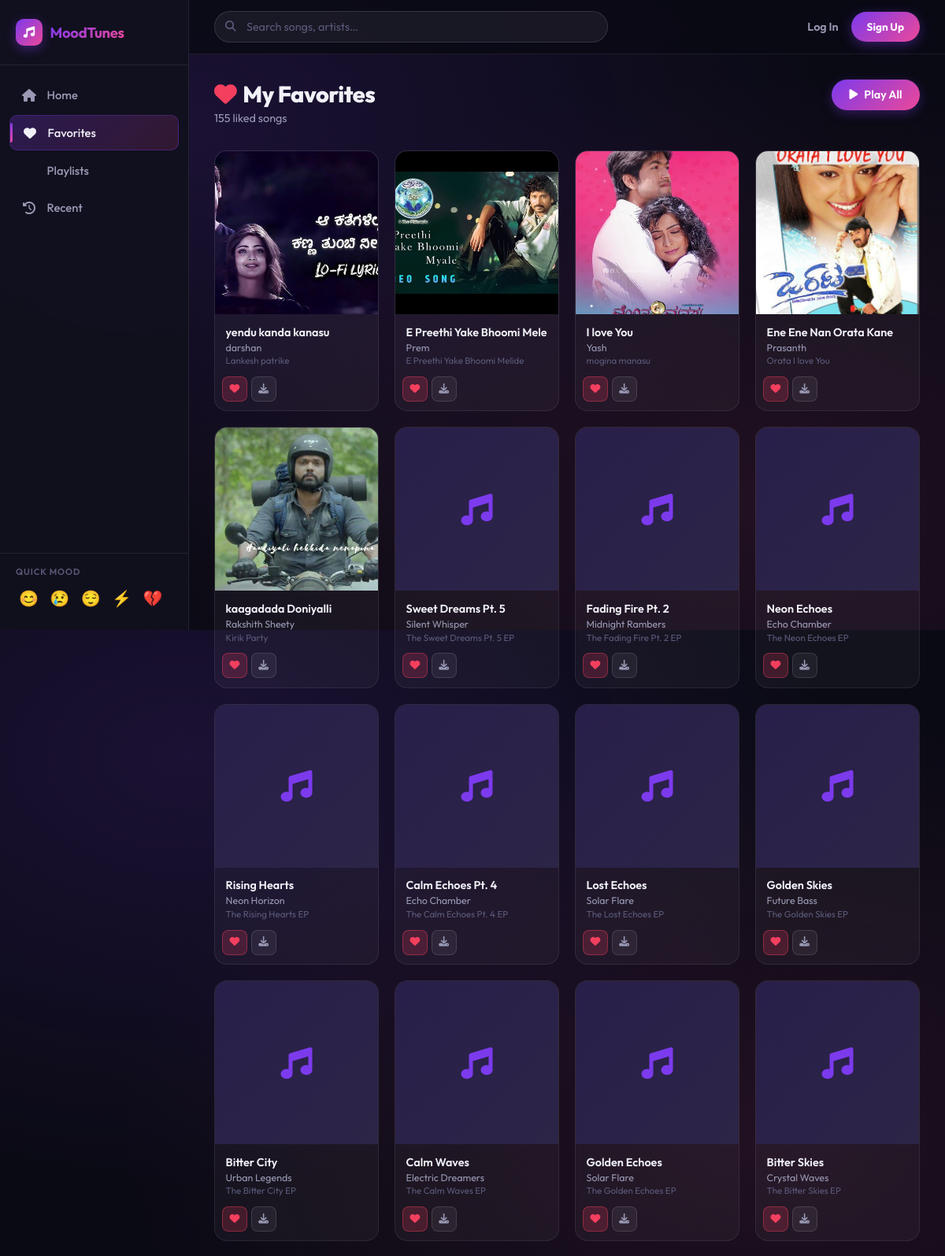
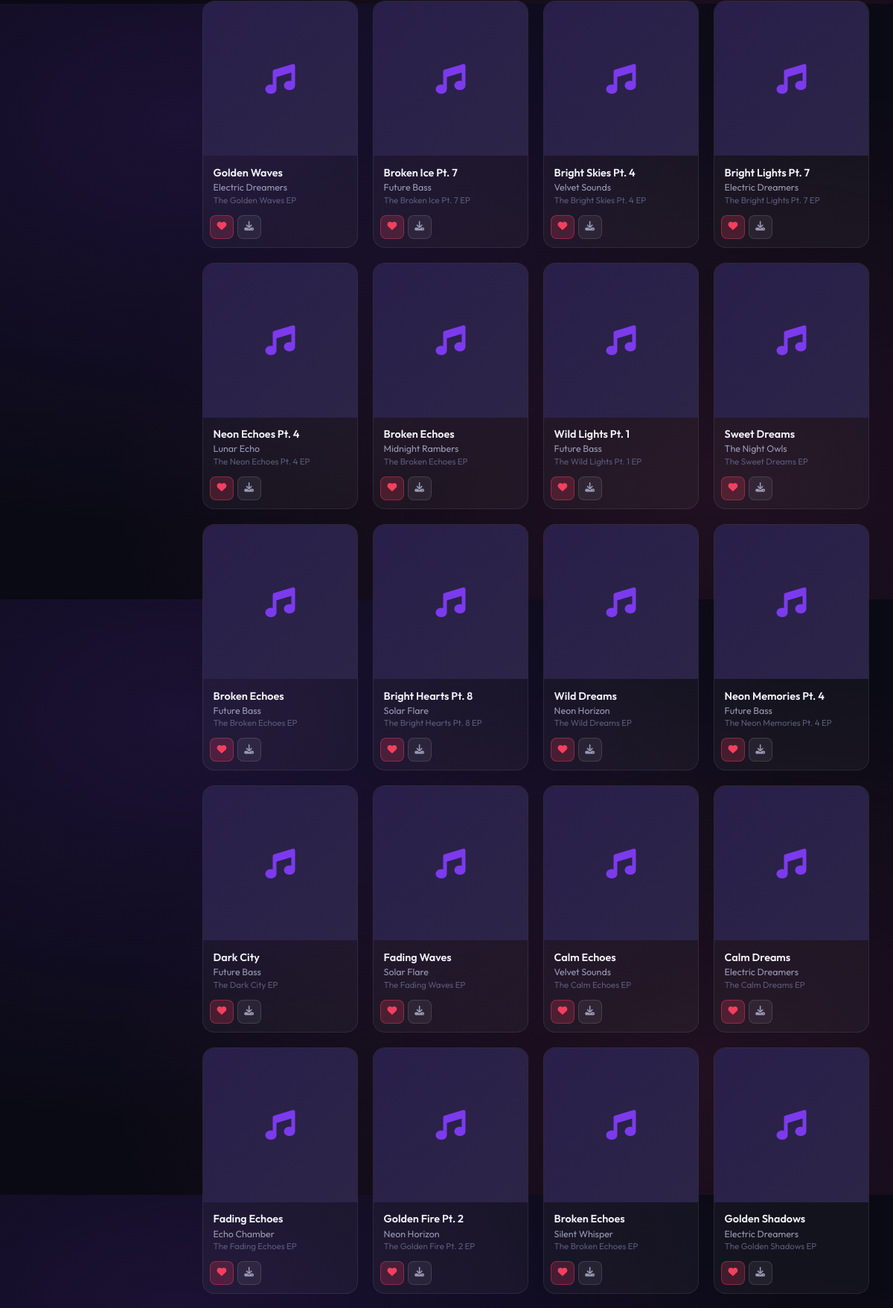
The app's page /favorites/ (upper part) with its own data (2 pictures, top to bottom).
### music/models.py (models this page shows, shortened)
class Song(models.Model):
    EMOTION_CHOICES = [
        ('Happy', 'Happy'),
        ('Sad', 'Sad'),
        ('Relax', 'Relax'),
        ('Energetic', 'Energetic'),
        ('Heartbroken', 'Heartbroken'),
    ]
    title = models.CharField(max_length=200)
    slug = AutoSlugField(populate_from='title', unique=True, always_update=False, null=True, blank=True)
    artist = models.CharField(max_length=200)
    album = models.CharField(max_length=200, blank=True, default='')
    emotion = models.CharField(max_length=50, choices=EMOTION_CHOICES)
    audio_file = models.FileField(upload_to='songs/', blank=True, null=True)
    audio_url = models.URLField(max_length=500, blank=True, null=True)
    cover_image = models.ImageField(upload_to='covers/', blank=True, null=True)
    cover_url = models.URLField(max_length=500, blank=True, null=True)
    duration = models.CharField(max_length=10, blank=True, default='')  # e.g. "3:45"
    seo_title = models.CharField(max_length=255, blank=True, null=True)
    seo_description = models.TextField(blank=True, null=True)
    created_at = models.DateTimeField(auto_now_add=True)
    class Meta:
        ordering = ['title']

### music/views.py (the view)
# urls.py: path('favorites/', views.favorites, name='favorites'),
def favorites(request):
    if request.user.is_authenticated:
        fav_songs = Song.objects.filter(favorites__user=request.user).order_by('favorites__created_at')
        playlists = Playlist.objects.filter(user=request.user)
    else:
        sk = _get_session_key(request)
        fav_songs = Song.objects.filter(favorites__session_key=sk).order_by('favorites__created_at')
        playlists = Playlist.objects.filter(session_key=sk)
    favorite_ids = _get_favorite_ids(request)
    return render(request, 'music/favorites.html', {
        'songs': fav_songs,
        'favorite_ids': list(favorite_ids),
        'playlists': playlists,
    })

### music/views.py (called while the page is built)
def _get_session_key(request):
    if not request.session.session_key:
        request.session.create()
    return request.session.session_key

def _get_favorite_ids(request):
    if request.user.is_authenticated:
        return set(Favorite.objects.filter(user=request.user).values_list('song_id', flat=True))
    sk = _get_session_key(request)
    return set(Favorite.objects.filter(session_key=sk).values_list('song_id', flat=True))

### music/templates/music/favorites.html (shortened to what this page needs)
{% extends 'music/base.html' %}
{% load static %}
{% block content %}
<div class="page-header">
    <div class="page-header-left">
        <div>
            <h1 class="page-title"><i class="fas fa-heart" style="color:#f43f5e"></i> My Favorites</h1>
            <p class="page-subtitle">{{ songs|length }} liked song{{ songs|length|pluralize }}</p>
        </div>
    </div>
    {% if songs %}
    <button class="btn-primary" onclick="playAllSongs()">
        <i class="fas fa-play"></i> Play All
    </button>
    {% endif %}
</div>
{% if songs %}
<div class="songs-grid" id="songsGrid">
    {% for song in songs %}
    <div class="song-card" data-song-id="{{ song.id }}"
        data-audio="{% if song.audio_url %}{{ song.audio_url }}{% else %}{{ song.audio_file.url }}{% endif %}"
        data-title="{{ song.title }}" data-artist="{{ song.artist }}"
        data-cover="{% if song.cover_image %}{% if song.cover_url %}{{ song.cover_url }}{% elif song.cover_image %}{{ song.cover_image.url }}{% else %}/static/music/img/default_cover.png{% endif %}{% endif %}">
        <div class="card-cover" onclick="playSongFromCard(this.closest('.song-card'))">
            {% if song.cover_image %}
            <img src="{% if song.cover_url %}{{ song.cover_url }}{% elif song.cover_image %}{{ song.cover_image.url }}{% else %}/static/music/img/default_cover.png{% endif %}"
                alt="{{ song.title }}" class="cover-img" loading="lazy">
            {% else %}
            <div class="cover-placeholder"><i class="fas fa-music"></i></div>
            {% endif %}
        </div>
        <div class="card-info">
            <div class="card-title">{{ song.title }}</div>
            <div class="card-artist">{{ song.artist }}</div>
            {% if song.album %}<div class="card-album">{{ song.album }}</div>{% endif %}
        </div>
        <div class="card-actions">
            <button class="action-btn fav-btn favorited" onclick="toggleFavorite(this, {{ song.id }})" title="Unlike">
                <i class="fas fa-heart"></i>
            </button>
            <a href="{% url 'download_song' song.id %}" class="action-btn" title="Download" download>
                <i class="fas fa-download"></i>
            </a>
        </div>
    </div>
    {% endfor %}
</div>
{% endif %}
{% endblock %}

### music/static/music/css/main.css (style rules this page uses)
:root { --bg-primary: #0a0a14; --bg-secondary: #11111e; --bg-card: rgba(255, 255, 255, 0.04); --bg-card-hover: rgba(255, 255, 255, 0.08); --border: rgba(255, 255, 255, 0.08); --glass: rgba(255, 255, 255, 0.06); --glass-border: rgba(255, 255, 255, 0.12); --accent-1: #7c3aed; --accent-2: #ec4899; --accent-3: #06b6d4; --gradient: linear-gradient(135deg, var(--accent-1), var(--accent-2)); --gradient-alt: linear-gradient(135deg, #7c3aed 0%, #4f46e5 50%, #06b6d4 100%); --text-primary: #f1f1f8; --text-secondary: #9999b5; --text-muted: #5a5a7a; --sidebar-w: 240px; --player-h: 80px; --border-r: 16px; --border-r-sm: 10px; --t: 0.25s ease; --t-slow: 0.4s ease; }
*, *::before, *::after { box-sizing: border-box; margin: 0; padding: 0; }
html { scroll-behavior: smooth; }
body { font-family: 'Outfit', 'Inter', sans-serif; background: var(--bg-primary); color: var(--text-primary); min-height: 100vh; overflow-x: hidden; background: radial-gradient(ellipse at 20% 20%, rgba(124, 58, 237, 0.15) 0%, transparent 60%), radial-gradient(ellipse at 80% 80%, rgba(236, 72, 153, 0.1) 0%, transparent 60%), var(--bg-primary); }
a { color: inherit; text-decoration: none; }
button { cursor: pointer; border: none; background: none; font-family: inherit; color: inherit; }
img { max-width: 100%; display: block; }
.page-header { display: flex; align-items: flex-start; justify-content: space-between; gap: 1rem; margin-bottom: 2rem; flex-wrap: wrap; }
.page-header-left { display: flex; align-items: center; gap: 1rem; }
.page-title { font-size: 1.8rem; font-weight: 800; letter-spacing: -0.5px; display: flex; align-items: center; gap: 0.5rem; }
.page-subtitle { color: var(--text-secondary); font-size: 0.9rem; margin-top: 0.25rem; }
.btn-primary { display: inline-flex; align-items: center; gap: 0.5rem; padding: 0.65rem 1.4rem; background: var(--gradient); border-radius: 50px; color: white; font-size: 0.9rem; font-weight: 600; font-family: inherit; cursor: pointer; border: none; transition: all var(--t); box-shadow: 0 4px 14px rgba(124, 58, 237, 0.35); }
.songs-grid { display: grid; grid-template-columns: repeat(auto-fill, minmax(190px, 1fr)); gap: 1.25rem; }
.song-card { background: var(--bg-card); border: 1px solid var(--border); border-radius: var(--border-r); overflow: hidden; transition: all var(--t-slow); cursor: pointer; position: relative; }
.card-cover { position: relative; aspect-ratio: 1; overflow: hidden; background: linear-gradient(135deg, #1a1a2e, #16213e); }
.cover-img { width: 100%; height: 100%; object-fit: cover; transition: transform 0.5s ease; }
.cover-placeholder { width: 100%; height: 100%; display: flex; align-items: center; justify-content: center; background: linear-gradient(135deg, rgba(124, 58, 237, 0.15), rgba(236, 72, 153, 0.1)); font-size: 2.5rem; color: var(--accent-1); }
.card-info { padding: 0.85rem 0.85rem 0.4rem; }
.card-title { font-size: 0.9rem; font-weight: 600; white-space: nowrap; overflow: hidden; text-overflow: ellipsis; margin-bottom: 0.2rem; }
.card-artist { font-size: 0.78rem; color: var(--text-secondary); white-space: nowrap; overflow: hidden; text-overflow: ellipsis; }
.card-album { font-size: 0.72rem; color: var(--text-muted); white-space: nowrap; overflow: hidden; text-overflow: ellipsis; margin-top: 0.1rem; }
.card-actions { display: flex; align-items: center; gap: 0.3rem; padding: 0.4rem 0.55rem 0.7rem; }
.action-btn { display: inline-flex; align-items: center; justify-content: center; width: 32px; height: 32px; border-radius: 8px; background: var(--glass); border: 1px solid var(--glass-border); color: var(--text-secondary); font-size: 0.8rem; transition: all var(--t); flex-shrink: 0; }
.fav-btn.favorited { background: rgba(244, 63, 94, 0.2); border-color: rgba(244, 63, 94, 0.4); color: #f43f5e; }

### records on screen
Song: cover_image (picture), title "yendu kanda kanasu", artist "darshan", album "Lankesh patrike"
Song: cover_image (picture), title "E Preethi Yake Bhoomi Mele", artist "Prem", album "E Preethi Yake Bhoomi Melide"
Song: cover_image (picture), title "I love You", artist "Yash", album "mogina manasu"
Song: cover_image (picture), title "Ene Ene Nan Orata Kane", artist "Prasanth", album "Orata I love You"
Song: cover_image (picture), title "kaagadada Doniyalli", artist "Rakshith Sheety", album "Kirik Party"
Song: title "Sweet Dreams Pt. 5", artist "Silent Whisper", album "The Sweet Dreams Pt. 5 EP"
Song: title "Fading Fire Pt. 2", artist "Midnight Rambers", album "The Fading Fire Pt. 2 EP"
Song: title "Neon Echoes", artist "Echo Chamber", album "The Neon Echoes EP"
Song: title "Rising Hearts", artist "Neon Horizon", album "The Rising Hearts EP"
Song: title "Calm Echoes Pt. 4", artist "Echo Chamber", album "The Calm Echoes Pt. 4 EP"
Song: title "Lost Echoes", artist "Solar Flare", album "The Lost Echoes EP"
Song: title "Golden Skies", artist "Future Bass", album "The Golden Skies EP"
Song: title "Bitter City", artist "Urban Legends", album "The Bitter City EP"
Song: title "Calm Waves", artist "Electric Dreamers", album "The Calm Waves EP"
Song: title "Golden Echoes", artist "Solar Flare", album "The Golden Echoes EP"
Song: title "Bitter Skies", artist "Crystal Waves", album "The Bitter Skies EP"
Song: title "Golden Waves", artist "Electric Dreamers", album "The Golden Waves EP"
Song: title "Broken Ice Pt. 7", artist "Future Bass", album "The Broken Ice Pt. 7 EP"
Song: title "Bright Skies Pt. 4", artist "Velvet Sounds", album "The Bright Skies Pt. 4 EP"
Song: title "Bright Lights Pt. 7", artist "Electric Dreamers", album "The Bright Lights Pt. 7 EP"
Song: title "Neon Echoes Pt. 4", artist "Lunar Echo", album "The Neon Echoes Pt. 4 EP"
Song: title "Broken Echoes", artist "Midnight Rambers", album "The Broken Echoes EP"
Song: title "Wild Lights Pt. 1", artist "Future Bass", album "The Wild Lights Pt. 1 EP"
Song: title "Sweet Dreams", artist "The Night Owls", album "The Sweet Dreams EP"
Song: title "Broken Echoes", artist "Future Bass", album "The Broken Echoes EP"
Song: title "Bright Hearts Pt. 8", artist "Solar Flare", album "The Bright Hearts Pt. 8 EP"
Song: title "Wild Dreams", artist "Neon Horizon", album "The Wild Dreams EP"
Song: title "Neon Memories Pt. 4", artist "Future Bass", album "The Neon Memories Pt. 4 EP"
Song: title "Dark City", artist "Future Bass", album "The Dark City EP"
Song: title "Fading Waves", artist "Solar Flare", album "The Fading Waves EP"
Song: title "Calm Echoes", artist "Velvet Sounds", album "The Calm Echoes EP"
Song: title "Calm Dreams", artist "Electric Dreamers", album "The Calm Dreams EP"
Song: title "Fading Echoes", artist "Echo Chamber", album "The Fading Echoes EP"
Song: title "Golden Fire Pt. 2", artist "Neon Horizon", album "The Golden Fire Pt. 2 EP"
Song: title "Broken Echoes", artist "Silent Whisper", album "The Broken Echoes EP"
Song: title "Golden Shadows", artist "Electric Dreamers", album "The Golden Shadows EP"

### other values on screen
{{ songs|length }} "155"
